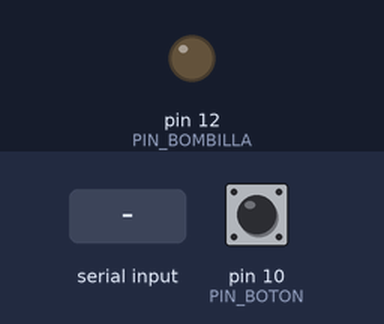
Recording of a sketch running on a simulated Arduino Uno, built with avr-gcc and run on an emulated ATmega328P. On the bench: output pins drawn as LEDs (lit = HIGH). The inputs (shaded band) are chosen by the test bench; at power-on: pin 10 (PIN_BOTON) LOW.

Above: at 1.2 s.
1.3 s: "1" received over Serial
At 1.7 s:
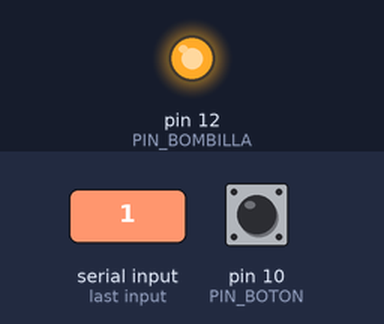
4.4 s: "0" received over Serial
At 5.3 s:
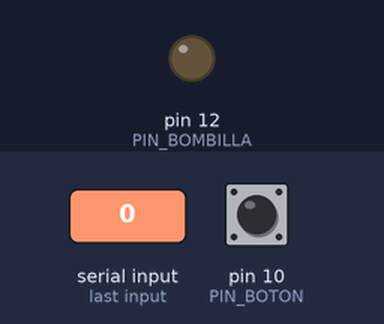
Timing chart, 0 to 7.4 s (numbered marks = the images above; inputs shaded):
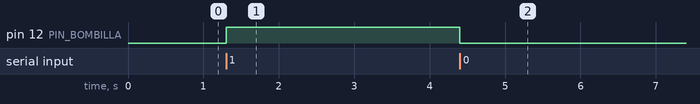

Measured:
- after the input at 1.3 s, pin 12 (PIN_BOMBILLA): LOW → HIGH at once
- after the input at 4.4 s, pin 12 (PIN_BOMBILLA): HIGH → LOW at once

The sketch:

sketch_mar31a.ino
```cpp
const int PIN_BOMBILLA = 12; // Tu Pin del MOC/TRIAC
const int PIN_BOTON = 10;    // Tu Pin del Botón

void setup() {
  Serial.begin(115200);
  pinMode(PIN_BOMBILLA, OUTPUT);
  pinMode(PIN_BOTON, INPUT); // Usamos la resistencia interna
}

void loop() {
  // 1. Escuchar a ROS 2
  if (Serial.available() > 0) {
    char comando = Serial.read();
    if (comando == '1') digitalWrite(PIN_BOMBILLA, HIGH);
    if (comando == '0') digitalWrite(PIN_BOMBILLA, LOW);
  }

  // 2. Avisar a ROS 2 sobre el botón
  if (digitalRead(PIN_BOTON) == HIGH) { // Si se presiona (GND)
    Serial.println("BOTON_ON");
    delay(200); // Debounce simple
  }
}
```
